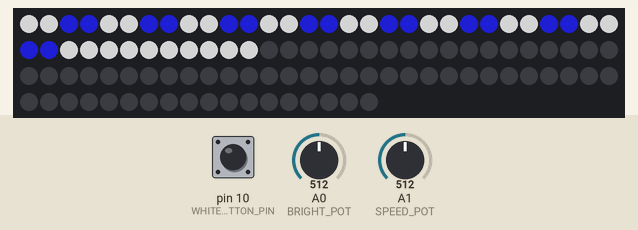
The sketch below on a simulated Arduino Nano, built with avr-gcc and run on an emulated ATmega328P. On the bench: 108 RGB LEDs in strip order, left to right, continuing on the next row. The inputs (shaded band) are chosen by the test bench; at power-on: A1 (SPEED_POT) = 512, pin 10 (WHITE_BUTTON_PIN) HIGH, A0 (BRIGHT_POT) = 512. Dim RGB values are drawn brighter than linear.

Above: at 0.16 s.
1.3 s: A1 (SPEED_POT) set to 900
At 2.28 s:
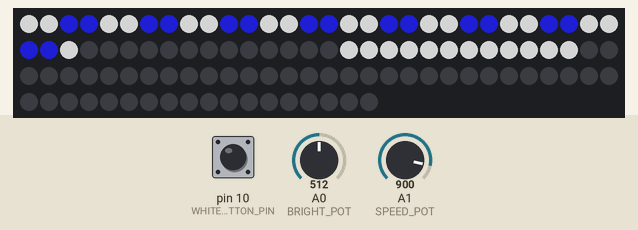
4.3 s: pin 10 (WHITE_BUTTON_PIN) pulled LOW for 3.2 s
At 4.7 s:
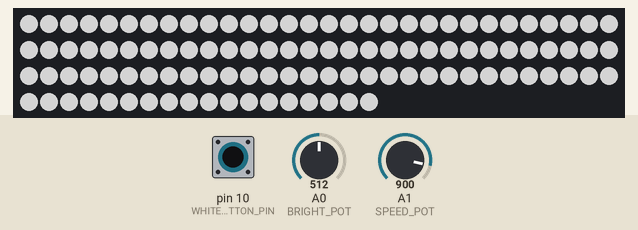
8.1 s: A0 (BRIGHT_POT) set to 716
At 8.2 s:
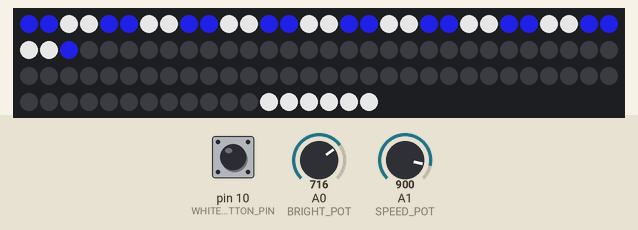
11.1 s: pin 10 (WHITE_BUTTON_PIN) pulled LOW for 0.15 s
At 11.19 s:
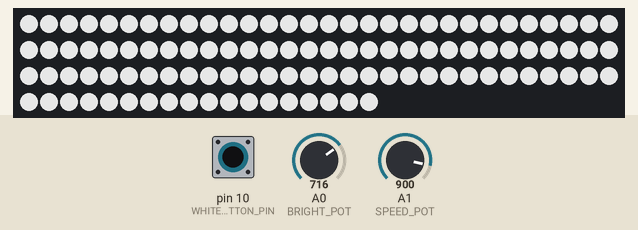
11.8 s: A0 (BRIGHT_POT) set to 900
At 14.38 s:
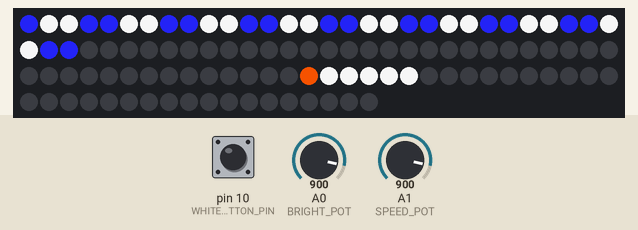
14.8 s: A0 (BRIGHT_POT) set to 1023
At 15.08 s:
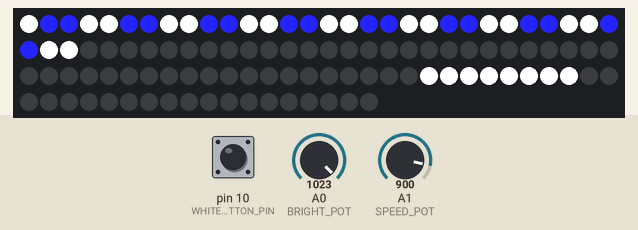

The sketch:

rocket-led-arduino.ino
```cpp
// Arduino Nano + WS2812B
// ---------------------------------------------
// A0: Brightness（RGB直スケール / setBrightness不使用）
// A1: Speed（Segment Aの流れ & Segment Bのフェーズ切替）
// D10: 押している間だけ全LEDを白で点灯（INPUT_PULLUP / LOWで押下）
//
// Segment A (0..32):
//   PATTERN_BLOCK=3 → "WWWBBB" / =2 → "WWBB"
//   REVERSE_FLOW=1 で左流れ（Aのみ反転）
//
// Segment B (33..107):
//   Phase01→Phase09 → Phase10(全消灯) → Phase01…
//   Phase06 は LED74 をオレンジ
//
// 速度関係:
//   phaseDelayMs = A1 を 5.0s..0.3s へマップ
//   chaseDelayMs = phaseDelayMs / 8 を基準に MIN..MAX でクランプ
// ---------------------------------------------

#include <Adafruit_NeoPixel.h>

// ===== 配線・基本設定 =====
const int DIN_PIN    = 1;     // D1
const int LED_COUNT  = 108;   // 0..107
const int WHITE_BUTTON_PIN = 10; // ボタンをD10とGNDの間に接続

// Segment A の流れ方向（Bのフェーズには影響しない）
#define REVERSE_FLOW 1        // 0:右流れ, 1:左流れ

// ===== パターン切替（2=WWBB, 3=WWWBBB）=====
const int PATTERN_BLOCK = 2;                  // 2 か 3 を選ぶ
const int PATTERN_PERIOD = PATTERN_BLOCK * 2; // 周期

// ===== ポテンショ入力 =====
const int BRIGHT_POT = A0;    // 明るさ
const int SPEED_POT  = A1;    // 速度

Adafruit_NeoPixel pixels(LED_COUNT, DIN_PIN, NEO_GRB + NEO_KHZ800);

// ===== セグメント範囲 =====
const int SEG_A_START = 0;
const int SEG_A_END   = 32;
const int SEG_B_START = 33;
const int SEG_B_END   = 107;

// ===== Segment B のフェーズ範囲（01..09）。Phase10 は全消灯 =====
struct Range { int s, e; };
Range PHASES[] = {
  {33, 41},   // Phase 01
  {42, 45},   // Phase 02
  {46, 57},   // Phase 03
  {58, 62},   // Phase 04
  {63, 73},   // Phase 05
  {74, 79},   // Phase 06（LED74=オレンジ）
  {80, 87},   // Phase 07
  {88, 101},  // Phase 08
  {102, 107}  // Phase 09
};
const int PHASE_COUNT = 10;   // 01..09 + 10(全消灯)

// ===== ランタイム状態 =====
int chaseStep    = 0;                 // 0..PATTERN_PERIOD-1
int phaseIndex   = 0;                 // 0..9（0=Phase01, 9=Phase10）
unsigned long lastChase = 0;
unsigned long lastPhase = 0;

// ===== 動作遅延（A1から毎フレーム再計算）=====
unsigned long chaseDelayMs = 100;
unsigned long phaseDelayMs = 1200;

// ===== “外出し”定数 =====
const uint8_t BRIGHT_MIN = 10;
const uint8_t BRIGHT_MAX = 255;
const unsigned long CHASE_DELAY_MIN_MS = 20;
const unsigned long CHASE_DELAY_MAX_MS = 300;

// ===== 色ヘルパ =====
static inline uint32_t colWhite(uint8_t b){ return pixels.Color(b, b, b); }
static inline uint32_t colBlue (uint8_t b){ return pixels.Color(b/7, b/7, b); }
static inline uint32_t colOrange(uint8_t b){ return pixels.Color(b, b/3, 0); }
static const uint32_t COL_OFF = 0;

void setup(){
  pinMode(WHITE_BUTTON_PIN, INPUT_PULLUP);
  pixels.begin();
  pixels.clear();
  pixels.show();
}

void loop(){
  // ---- 入力取得 ----
  int rawB = analogRead(BRIGHT_POT); // 0..1023
  int rawS = analogRead(SPEED_POT);  // 0..1023

  // ---- 明るさ（0..255 クランプ）----
  int b = rawB / 4;
  if (b < BRIGHT_MIN) b = BRIGHT_MIN;
  if (b > BRIGHT_MAX) b = BRIGHT_MAX;

  // ---- 速度 → 遅延 ----
  phaseDelayMs = map(rawS, 0, 1023, 5000, 300);
  unsigned long cd = phaseDelayMs / 8;
  if (cd < CHASE_DELAY_MIN_MS) cd = CHASE_DELAY_MIN_MS;
  if (cd > CHASE_DELAY_MAX_MS) cd = CHASE_DELAY_MAX_MS;
  chaseDelayMs = cd;

  unsigned long now = millis();

  // ---- 進行（非ブロッキング）----
  if (now - lastChase >= chaseDelayMs){
    lastChase = now;
    chaseStep = (chaseStep + 1) % PATTERN_PERIOD;
  }
  if (now - lastPhase >= phaseDelayMs){
    lastPhase = now;
    phaseIndex = (phaseIndex + 1) % PHASE_COUNT; // 0..9
  }

  // ---- ボタン押下中は全LEDを白で点灯（A0の明るさを反映）----
  if (digitalRead(WHITE_BUTTON_PIN) == LOW){
    uint32_t white = colWhite((uint8_t)b);
    for (int i = 0; i < LED_COUNT; i++){
      pixels.setPixelColor(i, white);
    }
  } else {
    // ---- 描画：Segment A（流れパターン）----
    for (int i = SEG_A_START; i <= SEG_A_END; i++){
      int rel = i - SEG_A_START;
      int idx;
#if REVERSE_FLOW
      idx = ((rel - chaseStep) % PATTERN_PERIOD + PATTERN_PERIOD) % PATTERN_PERIOD;
#else
      idx = (rel + chaseStep) % PATTERN_PERIOD;
#endif
      uint32_t col = (idx < PATTERN_BLOCK) ? colWhite((uint8_t)b) : colBlue((uint8_t)b);
      pixels.setPixelColor(i, col);
    }

    // ---- 描画：Segment B（フェーズ）----
    // いったんB領域は全消灯
    for (int i = SEG_B_START; i <= SEG_B_END; i++){
      pixels.setPixelColor(i, COL_OFF);
    }

    // phaseIndex 0..8 → Phase01..09 を点灯、9 → Phase10(全消灯)
    if (phaseIndex < 9){
      Range r = PHASES[phaseIndex];
      for (int i = r.s; i <= r.e; i++){
        if (phaseIndex == 5 && i == 74){ // Phase06 & LED74
          pixels.setPixelColor(i, colOrange((uint8_t)b));
        } else {
          pixels.setPixelColor(i, colWhite((uint8_t)b));
        }
      }
    }
    // phaseIndex==9 のときは何も点けない（全消灯のまま）
  }

  // ---- 反映（白点灯・通常パターンで共通）----
  pixels.show();
  delay(10); // 軽い休止（タイミング制御は上のmillis）
}
```

Measured:
- after the input at 4.3 s, the LEDs: change at once (image 2)
- after the input at 11.1 s, the LEDs: change at once (image 4)
